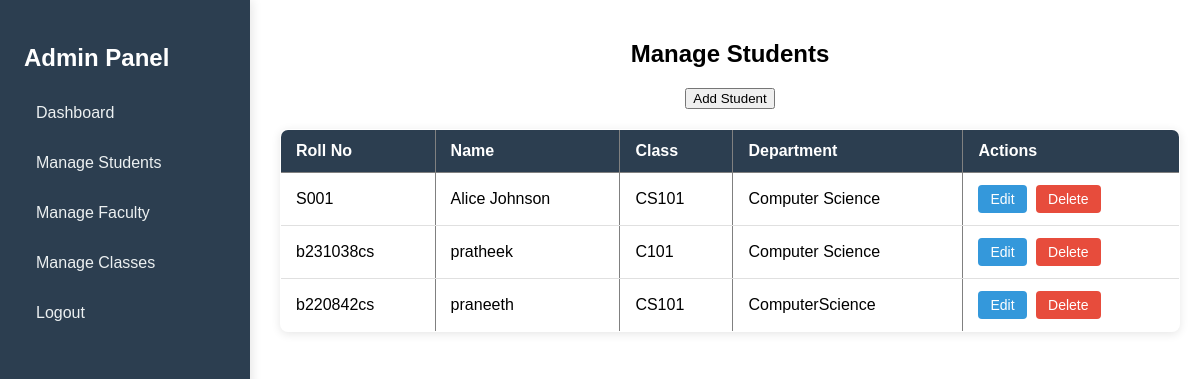
Screenshot of /manage_students.php (signed in) with the database file from the repository.
### tables this page shows
CREATE TABLE `students` (
  `id` int(11) NOT NULL,
  `rollno` varchar(20) NOT NULL,
  `name` varchar(100) NOT NULL,
  `password` varchar(255) NOT NULL,
  `class` varchar(100) DEFAULT NULL,
  `department` varchar(100) DEFAULT NULL,
  `address` text DEFAULT NULL,
  `profile_photo` varchar(255) DEFAULT 'uploads/default.png',
  `ip_address` varchar(45) DEFAULT NULL
);

### manage_students.php (the view, shortened to what this page needs)
<?php
require 'db.php';
$students = $conn->query("SELECT * FROM students");
?>
<!DOCTYPE html>
<html lang="en">
<head>
    <link rel="stylesheet" href="css/styles.css">
</head>
<body>
<div class="sidebar">
    <h2>Admin Panel</h2>
    <a href="admin_dashboard.php">Dashboard</a>
    <a href="manage_students.php">Manage Students</a>
    <a href="manage_faculty.php">Manage Faculty</a>
    <a href="manage_classes.php">Manage Classes</a>
    <a href="logout.php">Logout</a>
</div>
<div class="main-content">
    <h2>Manage Students</h2>
    <button onclick="openAddModal()">Add Student</button>
    <table border="1">
        <tr>
            <th>Roll No</th>
            <th>Name</th>
            <th>Class</th>
            <th>Department</th>
            <th>Actions</th>
        </tr>
        <?php while ($row = $students->fetch_assoc()): ?>
            <tr>
                <td><?= htmlspecialchars($row['rollno']) ?></td>
                <td><?= htmlspecialchars($row['name']) ?></td>
                <td><?= htmlspecialchars($row['class']) ?></td>
                <td><?= htmlspecialchars($row['department']) ?></td>
                <td>
                    <button onclick="openEditModal('<?= $row['id'] ?>', '<?= htmlspecialchars($row['rollno']) ?>', '<?= htmlspecialchars($row['name']) ?>', '<?= htmlspecialchars($row['class']) ?>', '<?= htmlspecialchars($row['department']) ?>')">Edit</button>
                    <a href="manage_students.php?delete=<?= $row['id'] ?>" class="delete-btn" onclick="return confirm('Are you sure you want to delete?');">Delete</a>
                </td>
            </tr>
        <?php endwhile; ?>
    </table>
</div>
</body>
</html>

### css/styles.css (style rules this page uses)
.sidebar { width: 250px; background-color: #007bff; color: white; display: flex; flex-direction: column; padding: 20px; box-shadow: 2px 0 10px rgba(0,0,0,0.1); box-sizing: border-box; flex-shrink: 0; }
.main-content { display: flex; flex-direction: column; justify-content: center; flex-grow: 1; content: center; align-items: center; background-color: white; }

### manage_students.php (style rules this page uses)
body { display: flex; margin: 0; font-family: Arial, sans-serif; }
.sidebar { width: 250px; height: 100vh; background: #2c3e50; color: #fff; padding: 1.5rem; position: fixed; box-shadow: 2px 0 10px rgba(0,0,0,0.1); }
.sidebar a { display: block; color: #ecf0f1; padding: 0.75rem; text-decoration: none; margin-bottom: 0.5rem; border-radius: 4px; transition: all 0.2s ease; }
.main-content { margin-left: 260px; padding: 20px; width: 100%; }
.delete-btn { background: red; color: white; padding: 5px 10px; border: none; cursor: pointer; }
table { width: 100%; border-collapse: collapse; margin-top: 20px; box-shadow: 0 2px 10px rgba(0,0,0,0.1); overflow: hidden; border-radius: 8px; }
table th { background: #2c3e50; color: white; padding: 12px 15px; text-align: left; }
table td { padding: 12px 15px; border-bottom: 1px solid #e0e0e0; }
table tr:last-child td { border-bottom: none; }
table button, table .delete-btn { padding: 6px 12px; border: none; border-radius: 4px; cursor: pointer; font-size: 14px; transition: all 0.2s; }
table button { background: #3498db; color: white; margin-right: 5px; }
table .delete-btn { background: #e74c3c; color: white; text-decoration: none; display: inline-block; }

### rows the page displays
students: rollno "S001", name "Alice Johnson", class "CS101", department "Computer Science"
students: rollno "b231038cs", name "pratheek", class "C101", department "Computer Science"
students: rollno "b220842cs", name "praneeth", class "CS101", department "ComputerScience"
